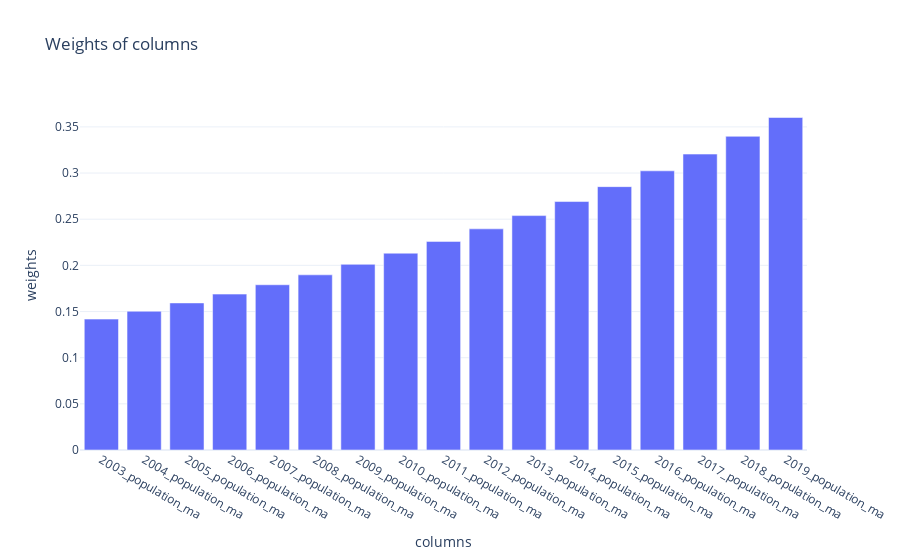

The notebook cell this image was saved under:
### Code cell
f = MSAFipsQuery(
    46540,
    "population_ma",
    lag=0,
    top=10,
    time_decay=1.06,  # this is how you regulate how much you discount the past
    outcome_comparison_period=(2003, 2019),
    outcome_percentile_range=(40, 100),
)
f.find_euclidean_kins()
f.plot_weights()

### Figure 1 — Plotly figure (JSON) as saved in the notebook; plotly's stock layout.template omitted (floating-point values rounded to 4 significant figures)
{"data": [{"type": "bar", "x": ["2003_population_ma", "2004_population_ma", "2005_population_ma", "2006_population_ma", "2007_population_ma", "2008_population_ma", "2009_population_ma", "2010_population_ma", "2011_population_ma", "2012_population_ma", "2013_population_ma", "2014_population_ma", "2015_population_ma", "2016_population_ma", "2017_population_ma", "2018_population_ma", "2019_population_ma"], "y": [0.1418, 0.1503, 0.1593, 0.1689, 0.179, 0.1897, 0.2011, 0.2132, 0.226, 0.2395, 0.2539, 0.2691, 0.2853, 0.3024, 0.3205, 0.3398, 0.3602]}], "layout": {"title": {"text": "Weights of columns"}, "xaxis": {"title": {"text": "columns"}}, "yaxis": {"title": {"text": "weights"}}}}
